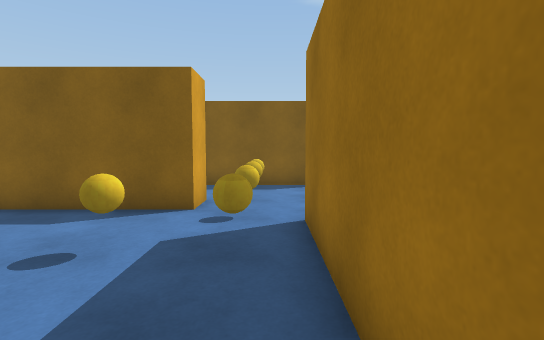
View 1 (above)

23 first-person views from a walk through a scene from a Unity 3-D project. The camera is 1.3 m above the floor, tilts 4° down and sees 85° across. The floor is counted in squares, 1 m on a side. Each view is taken from the middle of a square. On the plan, view 1 faces up. The plan holds only what a view shows up to about 14 squares ahead; the rest is blank. The player is left out.

View 2
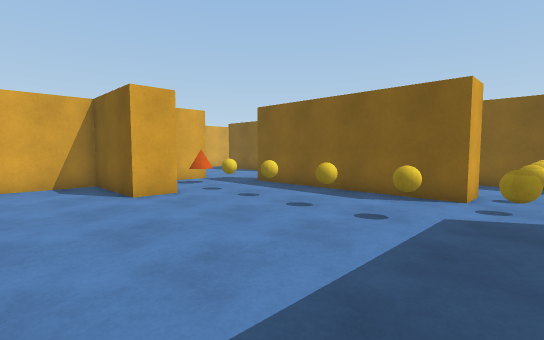

View 3
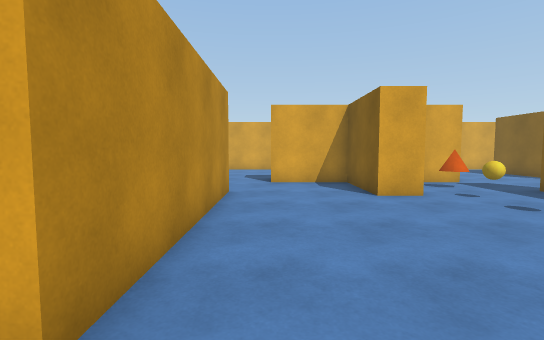

View 4
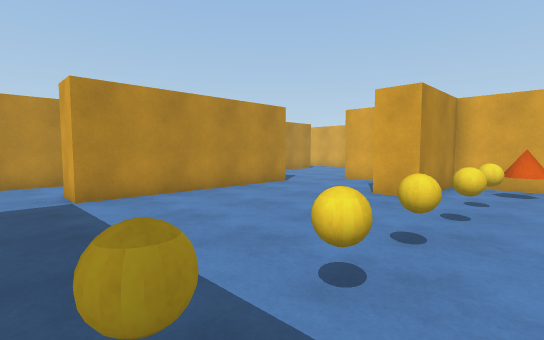

View 5
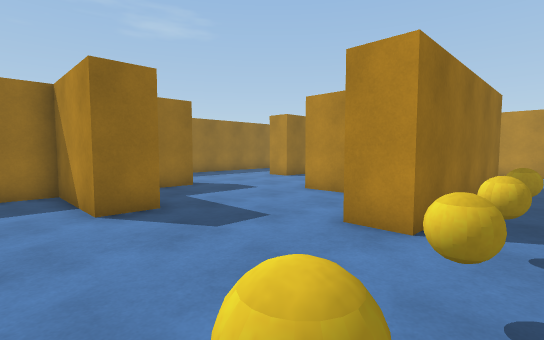

View 6
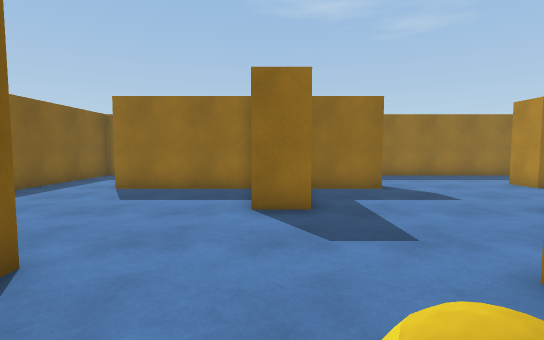

View 7
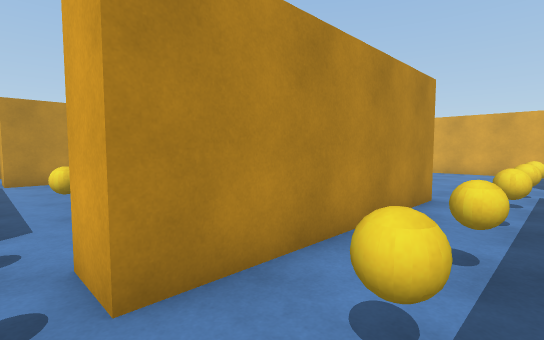

View 8
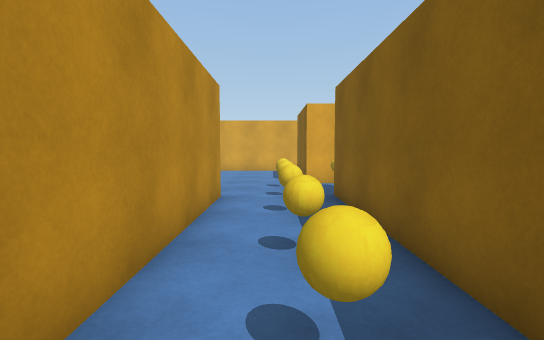

View 9
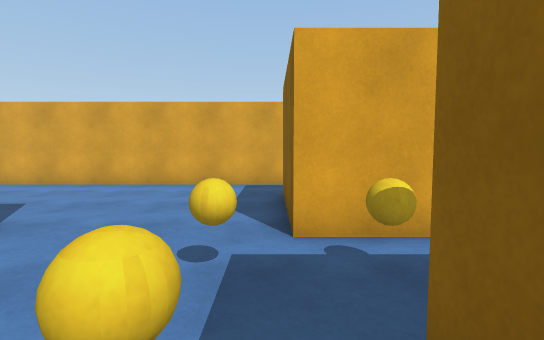

View 10
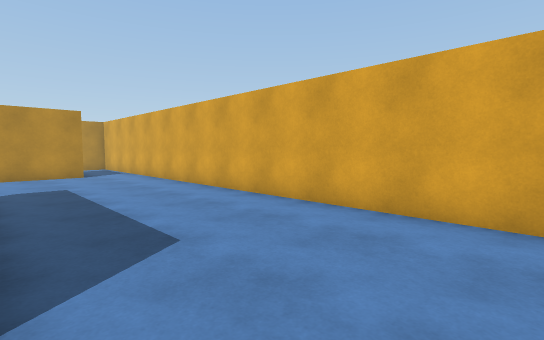

View 11
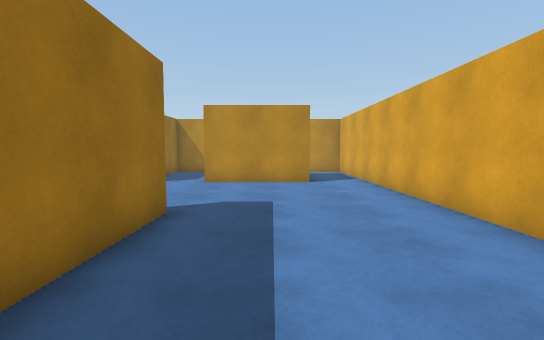

View 12
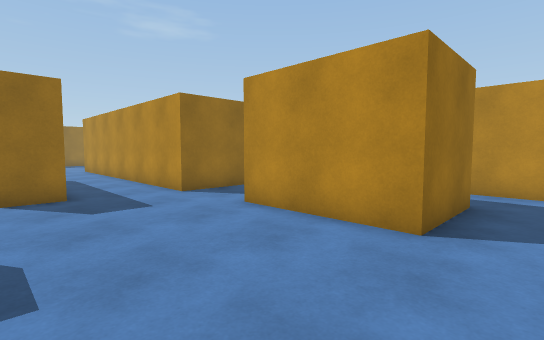

View 13
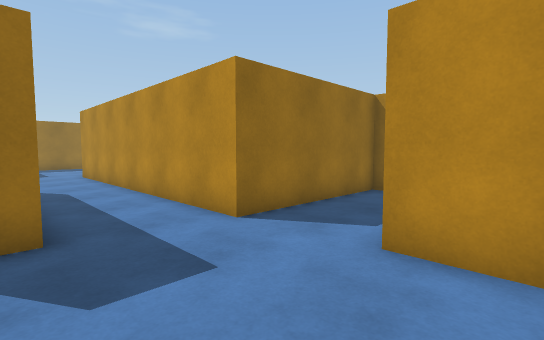

View 14
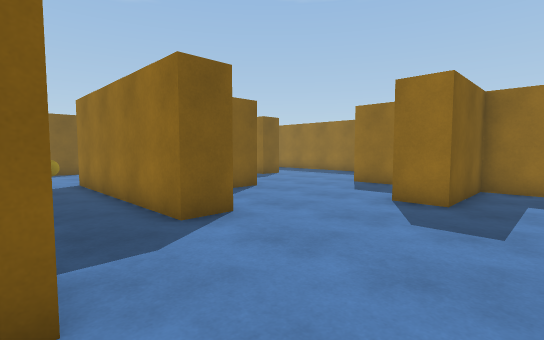

View 15
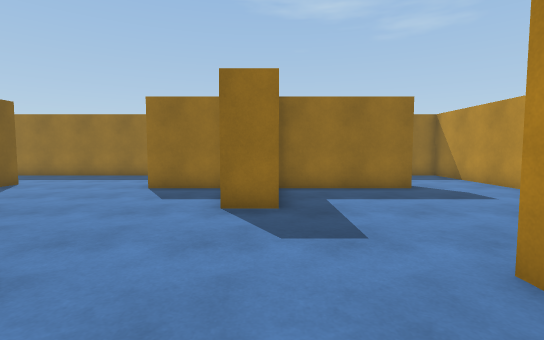

View 16
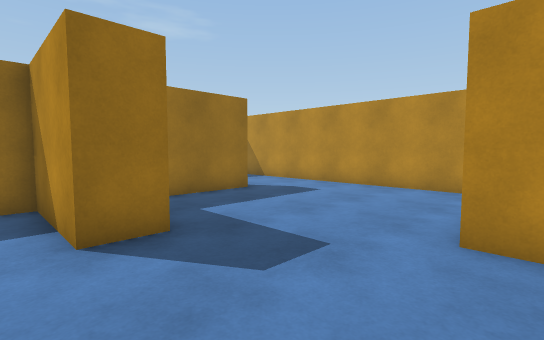

View 17
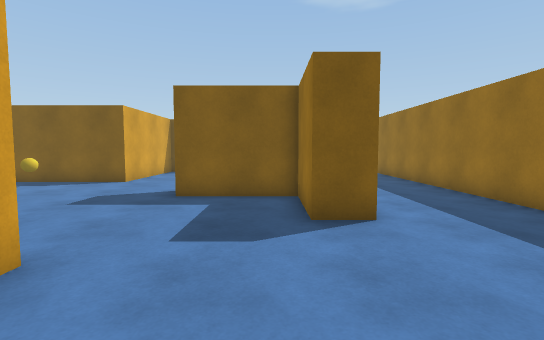

View 18
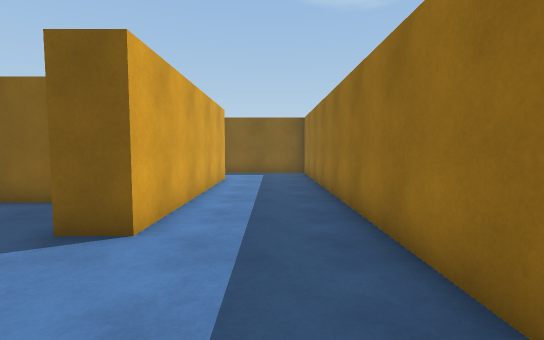

View 19
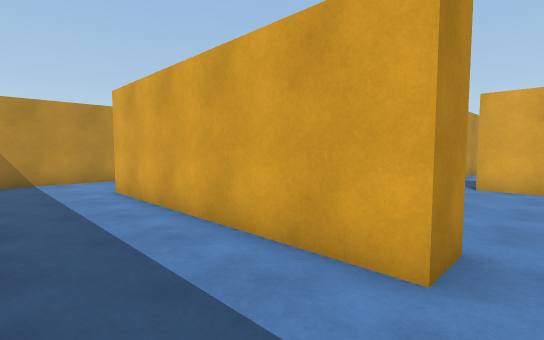

View 20
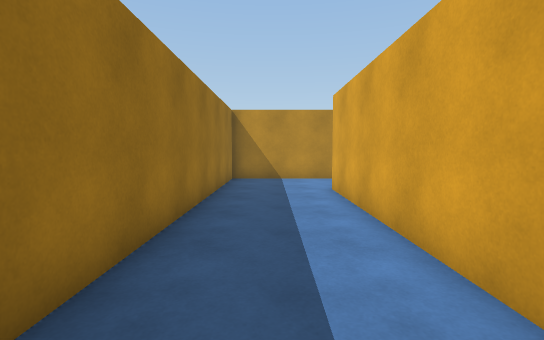

View 21
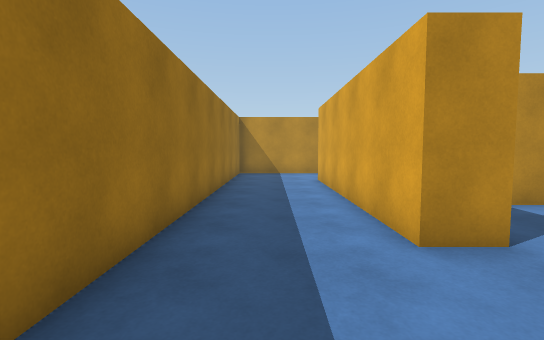

View 22
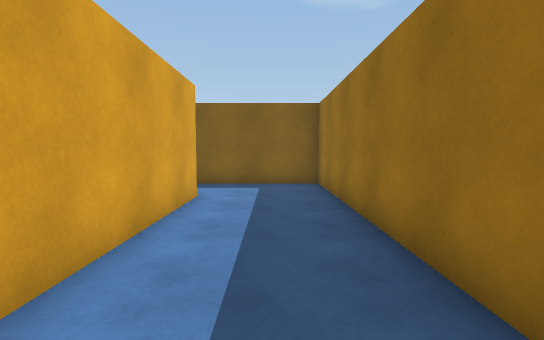

View 23
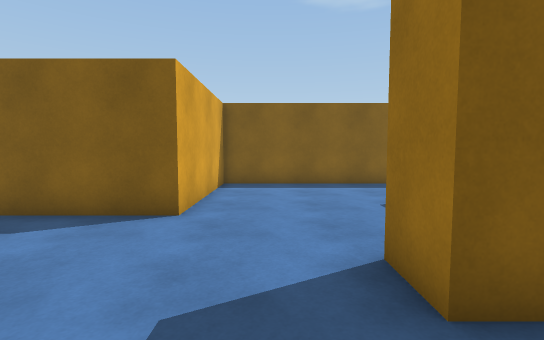

### Floor plan
Points are (right, up) in squares from view 1. A wall is a line through its corners. A room is listed if a view was taken in it or the views show most of it. See-through windows are left out.
Room 1 (views 1, 2, 3, 4)
walls: (-1.7, 6.3) (-9.2, 6.3); (-9.1, -3.3) (-1.7, -3.3); (0.6, -2) (0.6, 5.4); (-11.6, 5.5) (-11.6, 2.2) (-8.2, 2.2) (-8.2, 1) (-11.6, 1) (-11.6, -2.1)
ways out: opening at (-10.5, -2.5) to room 2; opening at (-10.5, 6) to room 2; opening at (-0.5, -3) to room 2; opening at (-0.5, 6.5) to room 2
objects: ball (-8, 4); ball (-6, 4); ball (-4, 4); ball (-2, 4); ball (0, 4)
Room 2 (views 5, 6, 7, 8, 9, 10, 11, 12, 13, 14, 15, 16, 17, 18, 19, 20, 21, 22, 23)
walls: (-1.7, -3.3) (-1.7, -4.6); (1.8, -0.4) (1.8, -2) (0.6, -2); (3.6, 2.2) (5.2, 2.2); (5.2, 1) (4, 1); (-9.1, -4.6) (-9.1, -3.3); (0.6, 5.4) (1.9, 5.4); (3.1, -13.1) (13.8, -13.1) (13.8, 16.2) (2.2, 16.2) (2.2, 10.8) (-9.5, 10.8); (-12.8, -2.1) (-12.8, 1.8); (8.8, -9.8) (8.8, -5.2) (5.3, -5.2) (5.3, -3.9) (8.8, -3.9) (8.8, -0.9) (10, -0.9) (10, -9.8); (-9.2, 7.6) (-1.7, 7.6) (-1.7, 6.3); (-10, -13.1) (-9.6, -13.1) (-9.6, -7.5) (2, -7.5); (-16.5, -10.9) (-16.5, -7.7) (-12.2, -7.7); (-12.3, 12.4) (-12.3, 10.3) (-16.5, 10.3); (-17.6, -13.1) (-16, -13.1); (10, 13.2) (10, 4.4) (8.8, 4.4) (8.8, 7.2) (5.3, 7.2) (5.3, 8.4) (8.8, 8.4) (8.8, 13.2); (-18.9, 10.5) (-18.9, -10)
ways out: opening at (-10.5, -2.5) to room 1; opening at (-10.5, 6) to room 1; opening at (-0.5, -3) to room 1; opening at (-0.5, 6.5) to room 1
objects: ball (-11, 9); ball (-11, 11); ball (-9, 9); ball (-7, 9); ball (-5, 9); ball (-3, 9); ball (0, 6); ball (0, 8); ball (0, 9)

Where each view was taken, in squares from view 1:
view 1: 0 up, 0 right, facing up
view 2: 2 down, 0 right, facing up-left
view 3: 2 down, 0 right, facing left
view 4: 5 up, 0 right, facing down-left
view 5: 10 up, 1 left, facing down-right
view 6: 8 up, 1 left, facing right
view 7: 10 up, 1 left, facing down-left
view 8: 9 up, 1 left, facing left
view 9: 10 up, 8 left, facing left
view 10: 8 up, 13 left, facing down-left
view 11: 4 up, 15 left, facing down
view 12: 3 down, 18 left, facing down-right
view 13: 4 down, 14 left, facing down-right
view 14: 7 down, 2 left, facing up-right
view 15: 5 down, 1 left, facing right
view 16: 3 down, 1 right, facing down-right
view 17: 1 down, 8 right, facing up
view 18: 0 up, 12 right, facing up
view 19: 0 up, 13 right, facing down-left
view 20: 0 up, 12 right, facing down
view 21: 3 up, 12 right, facing down
view 22: 5 up, 12 right, facing up
view 23: 5 up, 4 right, facing up
